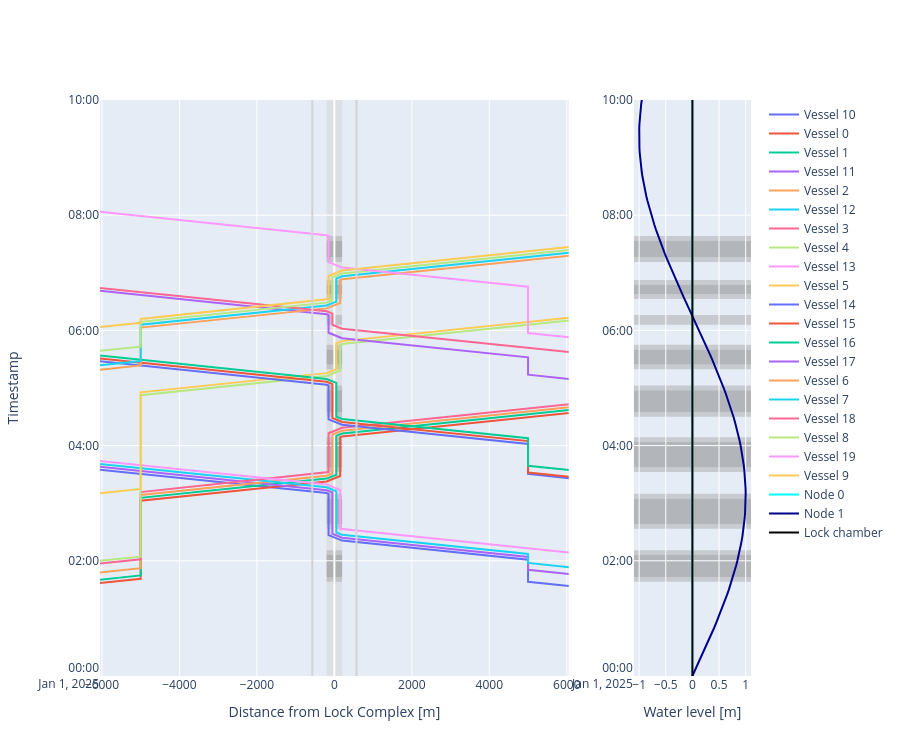

Here is the notebook cell this chart was saved with:
### Markdown cell above
##### Time-distance diagram of vessels passing the lock and planning info
We can get a time-distance diagram, including the water levels. We see that a different lock operation planning arises compared with Notebook 204.

### Code cell
def cm_to_pixels(cm):
    return cm * 37.8 # Set figure height to 10 cmfig.update_layout(height=cm_to_pixels(10))

# We can plot the time-distance diagram
fig = lock_chamber.plot(xlimmin = -6050, 
                        xlimmax = 6050,
                        ylimmin = pd.Timestamp('2025-01-01 00:00:00'),
                        ylimmax = pd.Timestamp('2025-01-01 10:00:00'),
                        method='Plotly',
                        boundary_nodes = ['-1','+1'])

fig.update_layout(height=cm_to_pixels(20))
